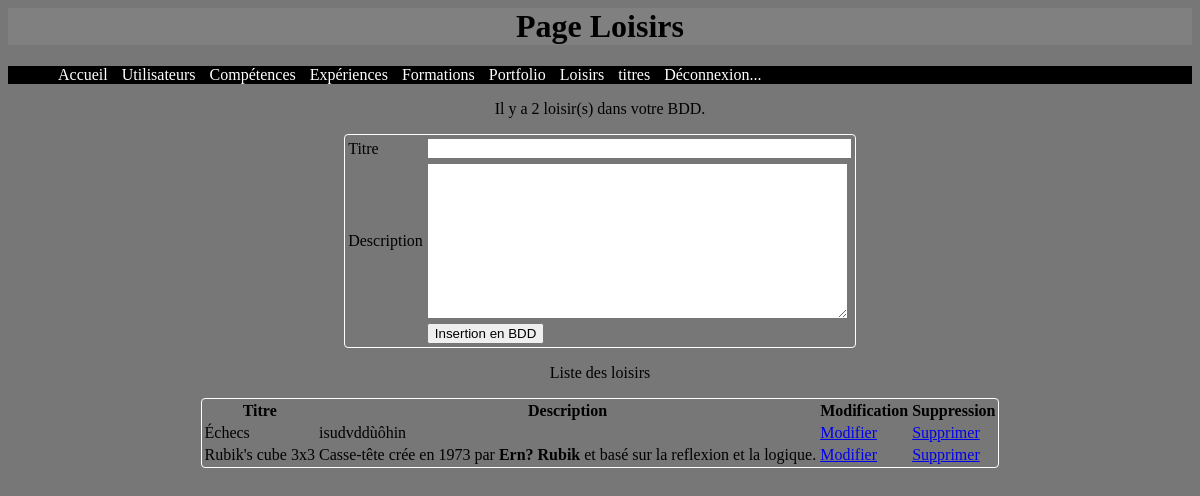
The app's page /admin/loisir.php (signed in) with its own data.
### tables this page shows
CREATE TABLE `loisirs` (
  `id_loisir` int(7) NOT NULL,
  `titre_loisir` varchar(50) NOT NULL,
  `description_loisir` text NOT NULL
);

### admin/loisir.php (the view, shortened to what this page needs)
<html lang="fr">
  <head>
    <link rel="stylesheet" type="text/css" href="../cssAdmin/myfrontstyle.css" />
  </head>
  <body>
      <header>
       <h1>Page Loisirs</h1>
        <?php include 'navAdmin.php'; ?>
      </header>
      <section>
        <?php $sql = $pdoCV -> query("SELECT * FROM loisirs");
  		    $sql -> execute();
  		    $nbr_loisirs = $sql -> rowCount(); ?>
      <p>Il y a <?php echo $nbr_loisirs; ?> loisir(s) dans votre BDD.</p>
      <form action="loisir.php" method="POST">
     		<table>
     			<tr>
            	<td>Titre</td>
              <td><input type="text" name="titre_loisir" size="50" required /></td>
          </tr>
          <tr>
            <td>Description</td>
            <td>
              <textarea name="description_loisir" id="editor1" cols="50" rows="10" required /></textarea>
            </td>
          </tr>
          <tr>
            <td></td>
 				    <td><input type="submit" value="Insertion en BDD" /></td>
		      </tr>
			    </table>
        </form>
        <p>Liste des loisirs</p>
        <table>
          <thead>
            <th>Titre</th>
            <th>Description</th>
            <th>Modification</th>
            <th>Suppression</th>
          </thead>
            <?php while($resultat = $sql->fetch(PDO::FETCH_ASSOC)){ ?>
          <tr>
            <td><?php echo $resultat['titre_loisir']; ?></td>
            <td><?php echo $resultat['description_loisir']; ?></td>
            <td><a href="modif_loisir.php?id_loisir=<?= $resultat['id_loisir']; ?>">Modifier</a></td>
            <td><a href="loisir.php?id_loisir=<?= $resultat['id_loisir']; ?>">Supprimer</a></td>
          </tr>
            <?php }; ?>
        </table>
      </section>
	</body>
</html>

### cssAdmin/myfrontstyle.css (style rules this page uses)
body { background-color: #777; }
section { text-align: center; }
h1 { text-align: center; background-color: grey; }
p { text-align: center; }
table { margin: 0 auto; background-color: #777; border: 1px solid #FFF; border-radius: 4px; }

### records on screen
loisirs: titre_loisir "Échecs", description_loisir "isudvddùôhin"
loisirs: titre_loisir "Rubik's cube 3x3", description_loisir "Casse-tête crée en 1973 par Ern? Rubik et basé sur la reflexion et la logique."

### other values on screen
$nbr_loisirs "2"
